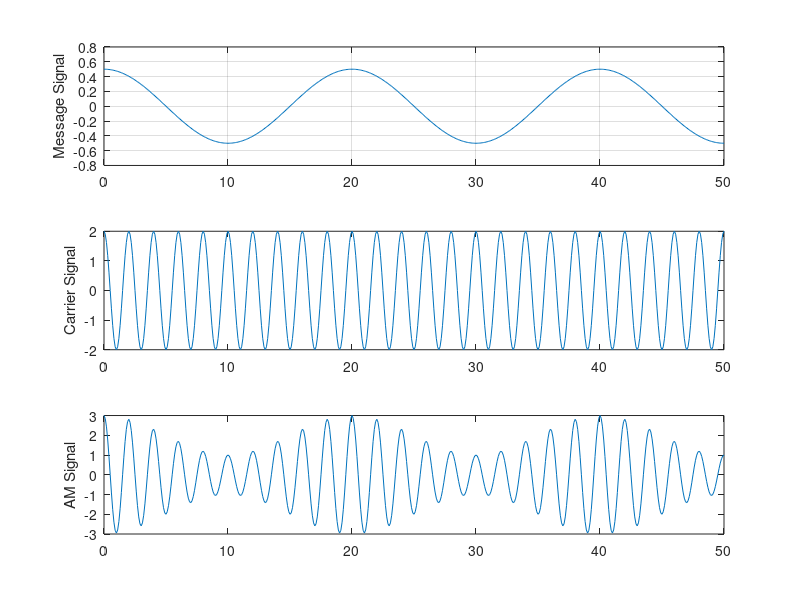

This figure's MATLAB source:
clear all;
close all;
clc;

Ac=2; %carrier amplitude
Fc=0.5; %carrier frequency
Am=0.5;%Message signal amplitude
Fm=0.05;%Message signal frequency
% Fs=100; %sampling frequency/rate;
Ka=1; %Amplitude sensivity
t= 0:0.1:50;

carrier_signal=Ac*cos(2*pi*Fc*t);
message_signal=Am*cos(2*pi*Fm*t);
Amplitude_modulation=carrier_signal.*(1+Ka*message_signal);%Amplitude Modulated wave according to the standard definition

subplot(3,1,1);
plot(t, message_signal);
ylabel('Message Signal');
grid on

subplot(3,1,2);
plot(t, carrier_signal);
ylabel('Carrier Signal');

subplot(3,1,3);
plot(t, Amplitude_modulation);
ylabel('AM Signal');